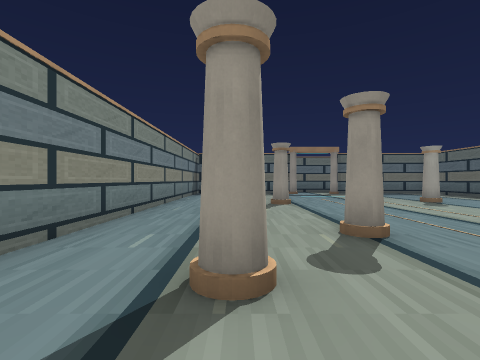
[1] (above)

16 first-person views from a walk through a 3-D level made in the Godot game engine. The camera is 1.5 m above the floor, looks level and sees 85° across. The floor is counted in squares, 2 m on a side. Each view is taken from the middle of a square. On the plan, view 1 faces up. The plan holds only what a view shows up to about 9 squares ahead; the rest is blank.

[2]
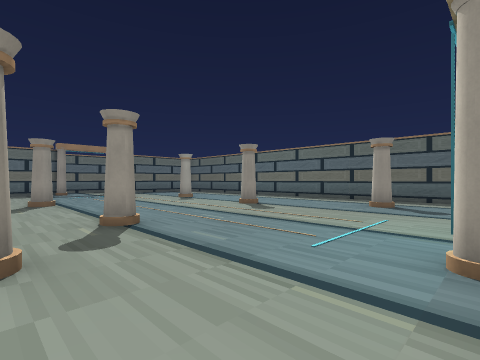

[3]
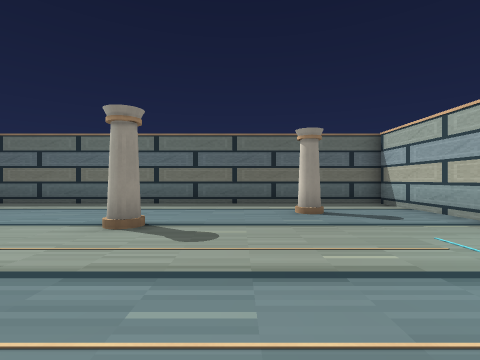

[4]
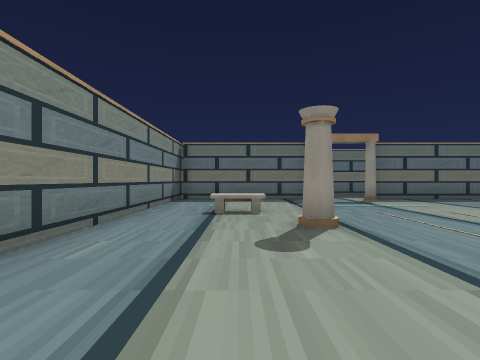

[5]
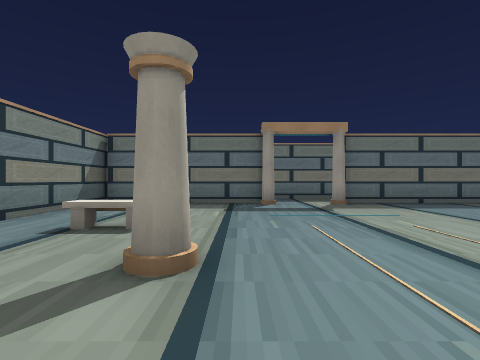

[6]
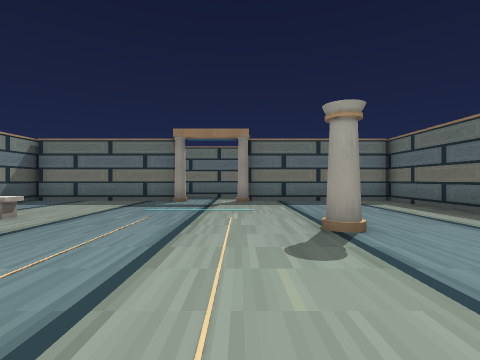

[7]
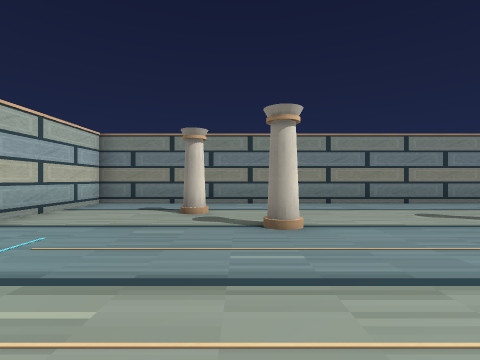

[8]
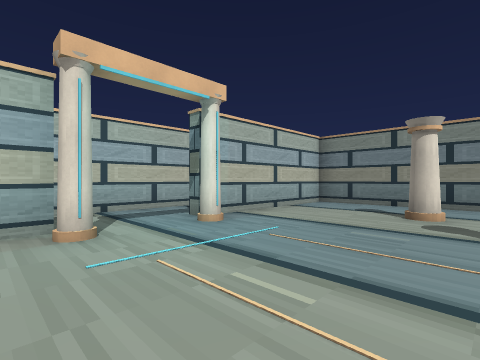

[9]
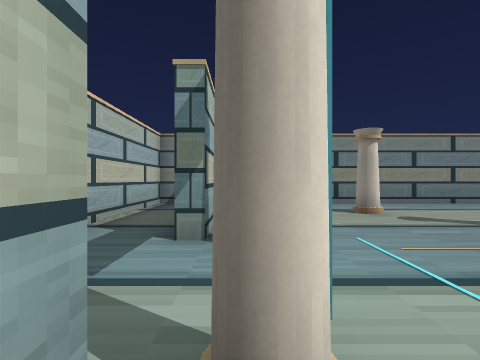

[10]
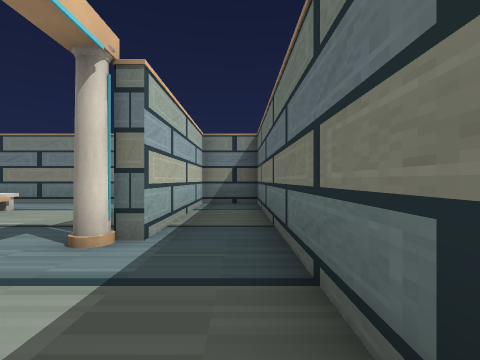

[11]
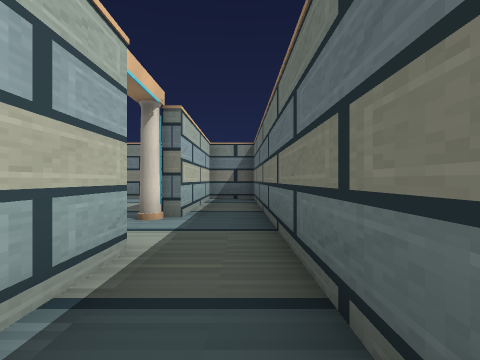

[12]
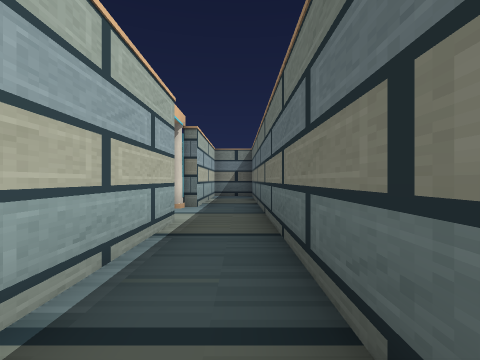

[13]
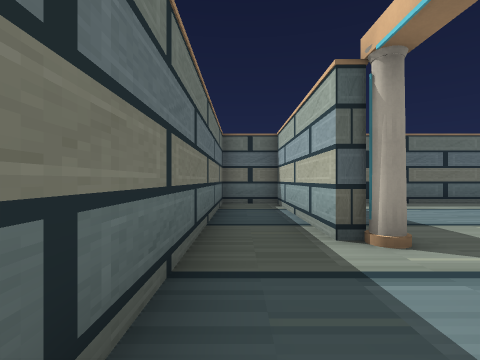

[14]
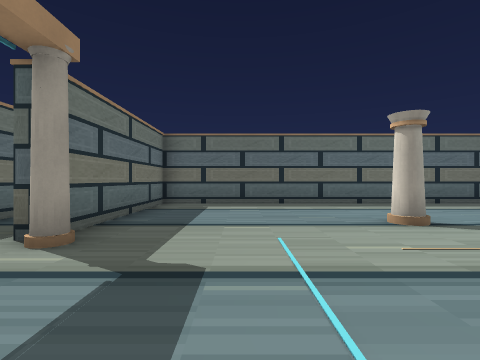

[15]
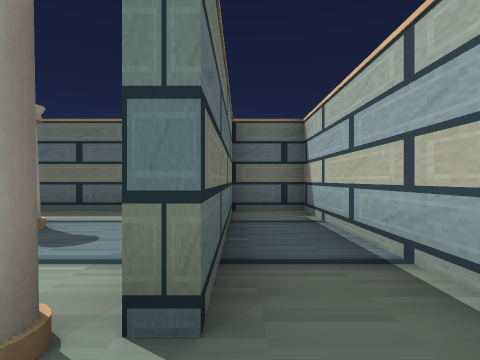

[16]
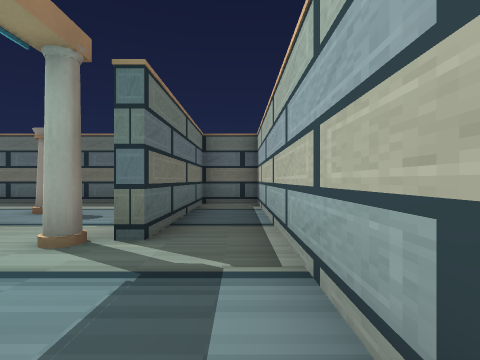

### Floor plan
Points are (right, up) in squares from view 1. A wall is a line through its corners. A room is listed if a view was taken in it or the views show most of it. See-through windows are left out.
Room 1 (views 1, 2, 3, 4, 5, 6, 7, 8, 9, 14)
walls: (5.2, -1.4) (10.4, -1.4) (10.4, 14.4) (5.2, 14.4); (2.7, 14.4) (0.2, 14.4); (-1.4, 14.4) (-2.2, 14.4); (-2.4, 14.1) (-2.4, -1.4) (2.7, -1.4)
low walls: (0.5, 10.4) (0.5, 9.9) (-0.8, 9.9); (0.2, 10.3) (-0.4, 10.3); (-0.8, 10.4) (0, 10.4)
ways out: opening at (4, 14) to room 2; opening at (4, -1.5) to room 3
objects: column (0, 2); column (1, 8); column (2, 4); column (6, 5); column (7, 9); column (8, 1)
Room 2 (views 10, 11, 12, 13)
walls: (5.2, 14.4) (5.2, 14.8) (10.4, 14.8) (10.4, 16.6) (-2.1, 16.6); (-2.2, 14.8) (2.7, 14.8) (2.7, 14.4); (-2.4, 16.6) (-2.4, 14.1)
ways out: opening at (4, 14) to room 1
Room 3 (views 15, 16)
walls: (2.7, -1.4) (2.7, -1.9); (-2.4, -3) (-2.4, -3.6) (10.4, -3.6) (10.4, -1.8) (5.2, -1.8) (5.2, -1.4)
ways out: opening at (4, -1.5) to room 1

Where each view was taken, in squares from view 1:
view 1: 0 up, 0 right, facing up
view 2: 1 down, 0 right, facing up-right
view 3: 3 up, 2 right, facing right
view 4: 4 up, 0 right, facing up
view 5: 6 up, 2 right, facing up
view 6: 5 up, 5 right, facing up
view 7: 3 up, 6 right, facing left
view 8: 3 up, 6 right, facing down-left
view 9: 1 down, 6 right, facing left
view 10: 16 up, 6 right, facing left
view 11: 16 up, 8 right, facing left
view 12: 16 up, 10 right, facing left
view 13: 16 up, 2 right, facing right
view 14: 12 up, 2 right, facing right
view 15: 2 down, 4 right, facing right
view 16: 3 down, 2 right, facing right
